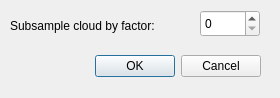
<?xml version="1.0" encoding="UTF-8"?>
<ui version="4.0">
 <class>SubsampleDialog</class>
 <widget class="QDialog" name="SubsampleDialog">
  <property name="geometry">
   <rect>
    <x>0</x>
    <y>0</y>
    <width>280</width>
    <height>98</height>
   </rect>
  </property>
  <property name="windowTitle">
   <string>Dialog</string>
  </property>
  <widget class="QDialogButtonBox" name="buttonBox">
   <property name="geometry">
    <rect>
     <x>10</x>
     <y>50</y>
     <width>251</width>
     <height>32</height>
    </rect>
   </property>
   <property name="orientation">
    <enum>Qt::Horizontal</enum>
   </property>
   <property name="standardButtons">
    <set>QDialogButtonBox::Cancel|QDialogButtonBox::Ok</set>
   </property>
  </widget>
  <widget class="QLabel" name="label">
   <property name="geometry">
    <rect>
     <x>10</x>
     <y>10</y>
     <width>191</width>
     <height>31</height>
    </rect>
   </property>
   <property name="text">
    <string>Subsample cloud by factor:</string>
   </property>
  </widget>
  <widget class="QSpinBox" name="spinBox">
   <property name="geometry">
    <rect>
     <x>200</x>
     <y>10</y>
     <width>60</width>
     <height>27</height>
    </rect>
   </property>
   <property name="minimum">
    <number>0</number>
   </property>
   <property name="maximum">
    <number>32</number>
   </property>
   <property name="singleStep">
    <number>2</number>
   </property>
   <property name="value">
    <number>0</number>
   </property>
  </widget>
 </widget>
 <resources/>
 <connections>
  <connection>
   <sender>buttonBox</sender>
   <signal>accepted()</signal>
   <receiver>SubsampleDialog</receiver>
   <slot>accept()</slot>
   <hints>
    <hint type="sourcelabel">
     <x>248</x>
     <y>254</y>
    </hint>
    <hint type="destinationlabel">
     <x>157</x>
     <y>274</y>
    </hint>
   </hints>
  </connection>
  <connection>
   <sender>buttonBox</sender>
   <signal>rejected()</signal>
   <receiver>SubsampleDialog</receiver>
   <slot>reject()</slot>
   <hints>
    <hint type="sourcelabel">
     <x>316</x>
     <y>260</y>
    </hint>
    <hint type="destinationlabel">
     <x>286</x>
     <y>274</y>
    </hint>
   </hints>
  </connection>
 </connections>
</ui>
